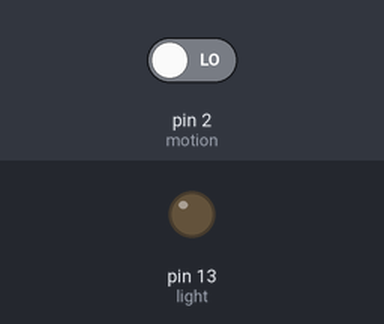
A sketch run on a simulated Arduino Uno, built with avr-gcc and run on an emulated ATmega328P. Shown: output pins drawn as LEDs (lit = HIGH). Dashed ring = blinking. The test bench sets the inputs (shaded band); at power-on: pin 2 (motion) LOW. What the sketch prints to the serial monitor is not drawn.

Above: at 1.2 s.
1.3 s: pin 2 (motion) driven HIGH
At 1.7 s:
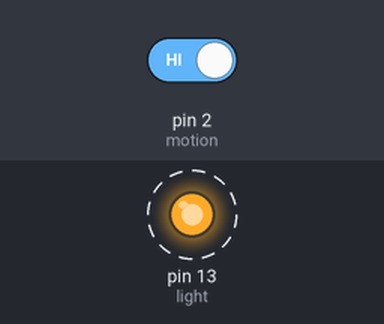
4.3 s: pin 2 (motion) driven LOW
At 4.9 s:
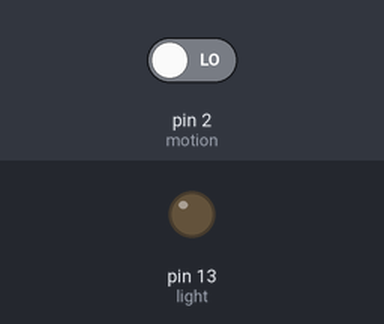
Timing chart, 0 to 7.3 s (numbered marks = the images above; inputs shaded):
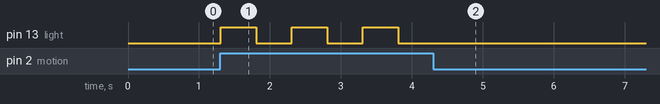

Measured:
- after the input at 1.3 s, pin 13 (light): alternates HIGH for 0.50 s and LOW for 0.50 s, starting at once
- after the input at 4.3 s, pin 13 (light): stops changing and stays LOW

The sketch:

arduino_4.ino
```cpp
/*
  제목  : 인체감지센서 사용하기
  내용  : 인체감지센서를 오렌지보드에 연결하여 사람의 움직임이 인식되면 내장LED를 켜고, 아니면 내장 LED를 꺼지도록 만들어봅시다.
*/

// 인체감지센서를 2번핀으로 설정합니다.
int motion = 2;
// 사용할 LED를 13번 핀으로 설정합니다.
int light = 13;

// 실행시 가장 먼저 호출되는 함수이며, 최초 1회만 실행됩니다.
// 변수를 선언하거나 초기화를 위한 코드를 포함합니다.
void setup() {
  // 인체감지센서의 핀을 INPUT으로 설정합니다.
  pinMode(motion, INPUT);
  // LED의 핀을 OUTPUT으로 설정합니다.
  pinMode(light, OUTPUT);
  // 시리얼 통신 속도 설정
  Serial.begin(9600);
}

// setup() 함수가 호출된 이후, loop() 함수가 호출되며,
// 블록 안의 코드를 무한히 반복 실행됩니다.
void loop() {
  // 적외선 인체감지 센서에서 값을 읽는다
  int sensor = digitalRead(motion);
  // 센서값을 시리얼 모니터에 출력
  Serial.println(sensor);

  // 센서값이 HIGH(1)일 경우 13번 LED를 한번 깜빡인다
  if (sensor == HIGH) {
    // 내장된 LED가 연결된 핀의 로직레벨을 HIGH (5V)로 설정하여, LED가 켜지도록 합니다.
    digitalWrite(light, HIGH);
    // 0.5초 동안 대기합니다.
    delay(500);

    // 내장된 LED가 연결된 핀의 로직레벨을 LOW (0V)로 설정하여, LED가 꺼지도록 합니다.
    digitalWrite(light, LOW);
    // 0.5초 동안 대기합니다.
    delay(500);
  }
}
```
